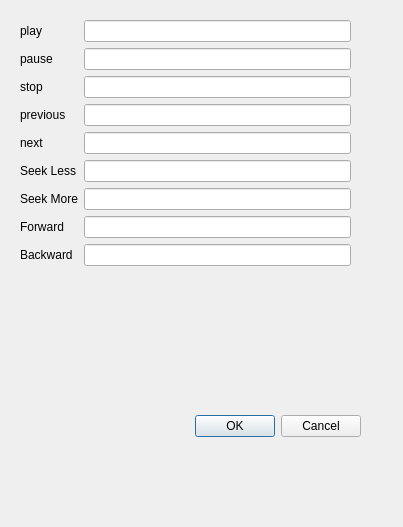
<?xml version="1.0" encoding="UTF-8"?>
<ui version="4.0">
 <class>Multimedia_shortcuts</class>
 <widget class="QDialog" name="Multimedia_shortcuts">
  <property name="windowModality">
   <enum>Qt::ApplicationModal</enum>
  </property>
  <property name="geometry">
   <rect>
    <x>0</x>
    <y>0</y>
    <width>403</width>
    <height>527</height>
   </rect>
  </property>
  <property name="windowTitle">
   <string>Multimedia shortcuts</string>
  </property>
  <widget class="QDialogButtonBox" name="buttonBox">
   <property name="geometry">
    <rect>
     <x>20</x>
     <y>410</y>
     <width>341</width>
     <height>32</height>
    </rect>
   </property>
   <property name="tabletTracking">
    <bool>true</bool>
   </property>
   <property name="orientation">
    <enum>Qt::Horizontal</enum>
   </property>
   <property name="standardButtons">
    <set>QDialogButtonBox::Cancel|QDialogButtonBox::Ok</set>
   </property>
  </widget>
  <widget class="QWidget" name="layoutWidget">
   <property name="geometry">
    <rect>
     <x>20</x>
     <y>20</y>
     <width>331</width>
     <height>371</height>
    </rect>
   </property>
   <property name="tabletTracking">
    <bool>true</bool>
   </property>
   <layout class="QFormLayout" name="formLayout">
    <item row="0" column="0">
     <widget class="QLabel" name="label">
      <property name="tabletTracking">
       <bool>true</bool>
      </property>
      <property name="text">
       <string>play</string>
      </property>
     </widget>
    </item>
    <item row="0" column="1">
     <widget class="QLineEdit" name="LEplay">
      <property name="tabletTracking">
       <bool>true</bool>
      </property>
      <property name="clearButtonEnabled">
       <bool>true</bool>
      </property>
     </widget>
    </item>
    <item row="1" column="0">
     <widget class="QLabel" name="label_2">
      <property name="tabletTracking">
       <bool>true</bool>
      </property>
      <property name="text">
       <string>pause</string>
      </property>
     </widget>
    </item>
    <item row="1" column="1">
     <widget class="QLineEdit" name="LEpause">
      <property name="tabletTracking">
       <bool>true</bool>
      </property>
      <property name="clearButtonEnabled">
       <bool>true</bool>
      </property>
     </widget>
    </item>
    <item row="2" column="0">
     <widget class="QLabel" name="label_3">
      <property name="tabletTracking">
       <bool>true</bool>
      </property>
      <property name="text">
       <string>stop</string>
      </property>
     </widget>
    </item>
    <item row="2" column="1">
     <widget class="QLineEdit" name="LEstop">
      <property name="tabletTracking">
       <bool>true</bool>
      </property>
      <property name="clearButtonEnabled">
       <bool>true</bool>
      </property>
     </widget>
    </item>
    <item row="3" column="0">
     <widget class="QLabel" name="label_4">
      <property name="tabletTracking">
       <bool>true</bool>
      </property>
      <property name="text">
       <string>previous</string>
      </property>
     </widget>
    </item>
    <item row="3" column="1">
     <widget class="QLineEdit" name="LEprevious">
      <property name="tabletTracking">
       <bool>true</bool>
      </property>
      <property name="clearButtonEnabled">
       <bool>true</bool>
      </property>
     </widget>
    </item>
    <item row="4" column="0">
     <widget class="QLabel" name="label_5">
      <property name="tabletTracking">
       <bool>true</bool>
      </property>
      <property name="text">
       <string>next</string>
      </property>
     </widget>
    </item>
    <item row="4" column="1">
     <widget class="QLineEdit" name="LEnext">
      <property name="tabletTracking">
       <bool>true</bool>
      </property>
      <property name="clearButtonEnabled">
       <bool>true</bool>
      </property>
     </widget>
    </item>
    <item row="5" column="0">
     <widget class="QLabel" name="label_6">
      <property name="tabletTracking">
       <bool>true</bool>
      </property>
      <property name="text">
       <string>Seek Less</string>
      </property>
     </widget>
    </item>
    <item row="5" column="1">
     <widget class="QLineEdit" name="LESeekLess">
      <property name="tabletTracking">
       <bool>true</bool>
      </property>
      <property name="clearButtonEnabled">
       <bool>true</bool>
      </property>
     </widget>
    </item>
    <item row="6" column="0">
     <widget class="QLabel" name="label_7">
      <property name="tabletTracking">
       <bool>true</bool>
      </property>
      <property name="text">
       <string>Seek More</string>
      </property>
     </widget>
    </item>
    <item row="6" column="1">
     <widget class="QLineEdit" name="LESeekMore">
      <property name="tabletTracking">
       <bool>true</bool>
      </property>
      <property name="clearButtonEnabled">
       <bool>true</bool>
      </property>
     </widget>
    </item>
    <item row="7" column="0">
     <widget class="QLabel" name="label_8">
      <property name="tabletTracking">
       <bool>true</bool>
      </property>
      <property name="text">
       <string>Forward</string>
      </property>
     </widget>
    </item>
    <item row="7" column="1">
     <widget class="QLineEdit" name="LEForward">
      <property name="tabletTracking">
       <bool>true</bool>
      </property>
      <property name="clearButtonEnabled">
       <bool>true</bool>
      </property>
     </widget>
    </item>
    <item row="8" column="0">
     <widget class="QLabel" name="label_9">
      <property name="tabletTracking">
       <bool>true</bool>
      </property>
      <property name="text">
       <string>Backward</string>
      </property>
     </widget>
    </item>
    <item row="8" column="1">
     <widget class="QLineEdit" name="LEBackward">
      <property name="tabletTracking">
       <bool>true</bool>
      </property>
      <property name="clearButtonEnabled">
       <bool>true</bool>
      </property>
     </widget>
    </item>
   </layout>
  </widget>
 </widget>
 <resources/>
 <connections>
  <connection>
   <sender>buttonBox</sender>
   <signal>accepted()</signal>
   <receiver>Multimedia_shortcuts</receiver>
   <slot>accept()</slot>
   <hints>
    <hint type="sourcelabel">
     <x>248</x>
     <y>254</y>
    </hint>
    <hint type="destinationlabel">
     <x>157</x>
     <y>274</y>
    </hint>
   </hints>
  </connection>
  <connection>
   <sender>buttonBox</sender>
   <signal>rejected()</signal>
   <receiver>Multimedia_shortcuts</receiver>
   <slot>reject()</slot>
   <hints>
    <hint type="sourcelabel">
     <x>316</x>
     <y>260</y>
    </hint>
    <hint type="destinationlabel">
     <x>286</x>
     <y>274</y>
    </hint>
   </hints>
  </connection>
 </connections>
</ui>
